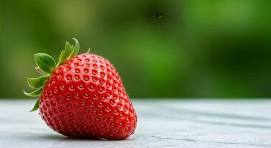
#> input picture image.jpg, 271 x 148 px
$ python 'exp5 code.py'
#> lines starting #> are read from the running program, lines starting #| are printed output that depends on the picture
import cv2
import numpy as np

# Read the image
image = cv2.imread("image.jpg")
#> image is the input picture: shape (148, 271, 3); mean B, G, R 72.4, 115.1, 111.6

# Check if image is loaded
if image is None:
    print("Error: Image not found!")
    exit()

# Create a 3x3 kernel
kernel = np.ones((3, 3), np.uint8)

# Erode the image
eroded = cv2.erode(image, kernel, iterations=1)
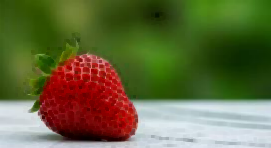
#> eroded: shape (148, 271, 3); mean B, G, R 62.5, 105.4, 101.7

# Display images
cv2.imshow("Original Image", image)
cv2.imshow("Eroded Image", eroded)

# Save the output image
cv2.imwrite("eroded_image.jpg", eroded)

# Wait until a key is pressed
cv2.waitKey(0)
cv2.destroyAllWindows()

$ run again, with exp24-input.jpg copied over image.jpg
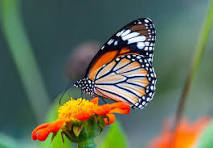
#> input picture exp24-input.jpg, 213 x 148 px
#> image is the input picture: shape (148, 213, 3); mean B, G, R 89, 108.1, 97.2
#> `eroded = cv2.erode(image, kernel, iterations=1)`:
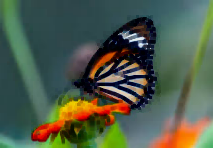
#> eroded: shape (148, 213, 3); mean B, G, R 74.5, 92.6, 80.6

$ run again, with exp28-input.jpeg copied over image.jpg
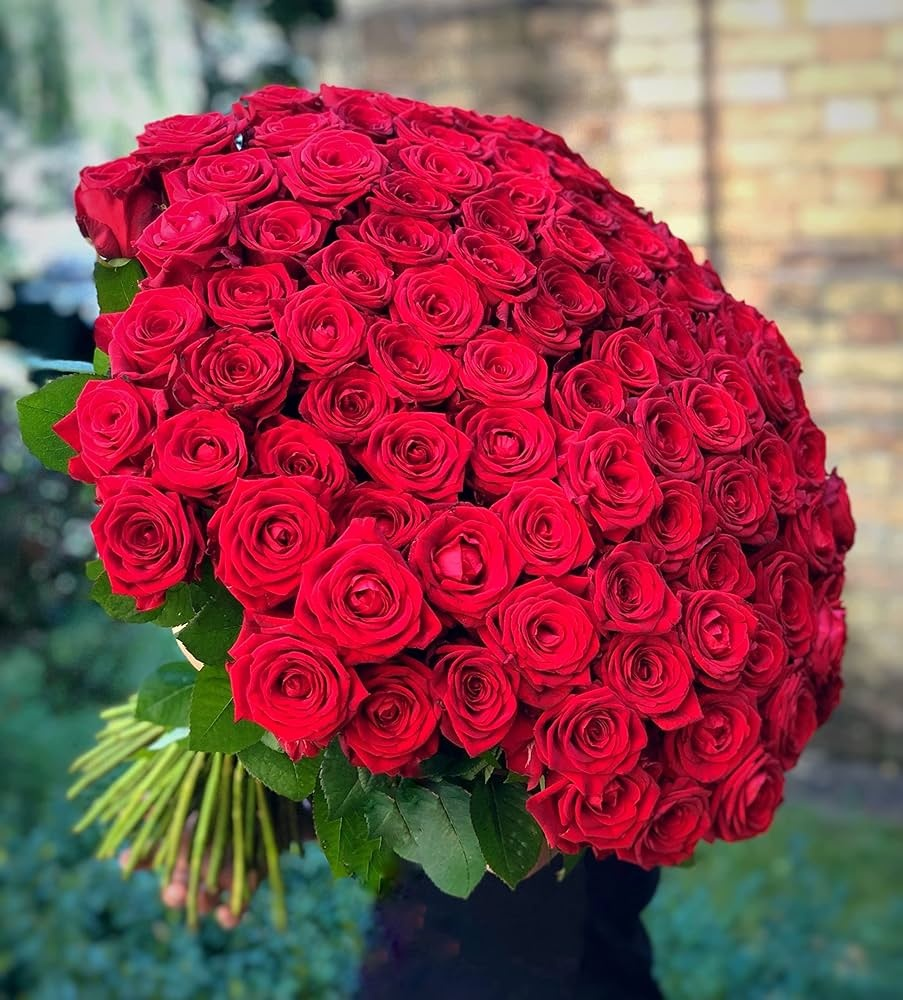
#> input picture exp28-input.jpeg, 903 x 1000 px
#> image is the input picture: shape (1000, 903, 3); mean B, G, R 78.3, 70.4, 141.4
#> `eroded = cv2.erode(image, kernel, iterations=1)`:
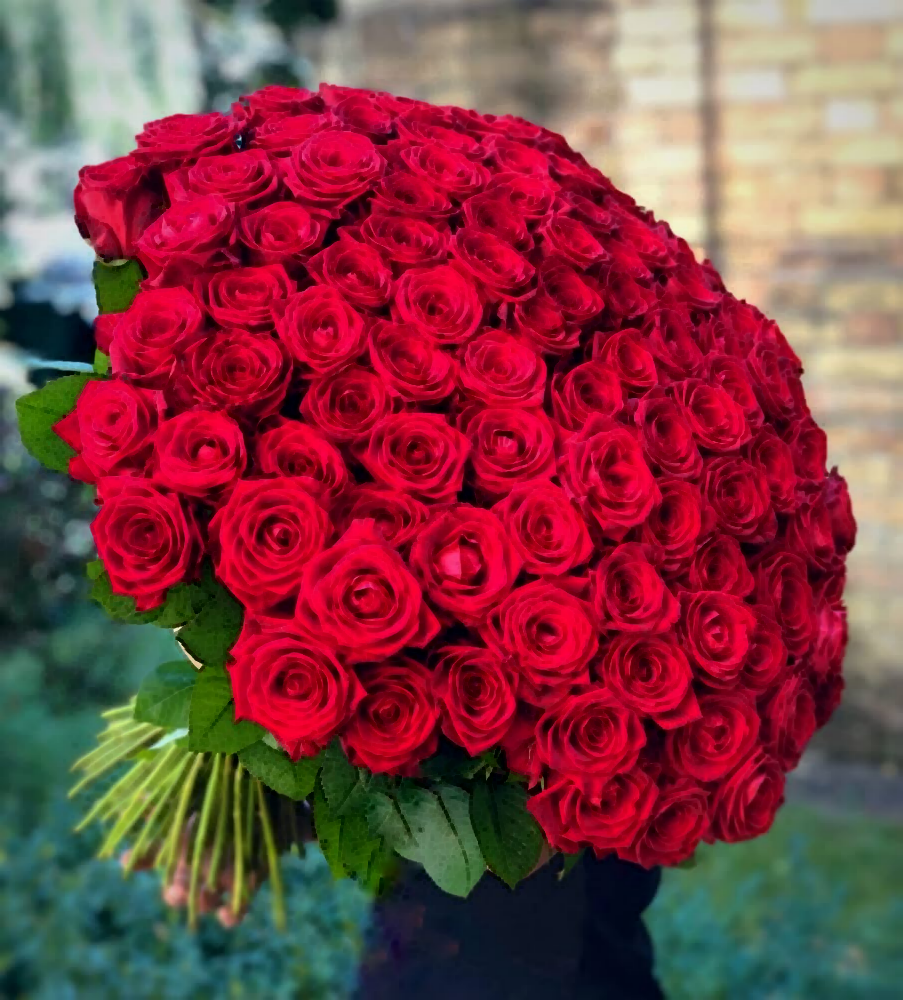
#> eroded: shape (1000, 903, 3); mean B, G, R 69, 62.5, 129.2
